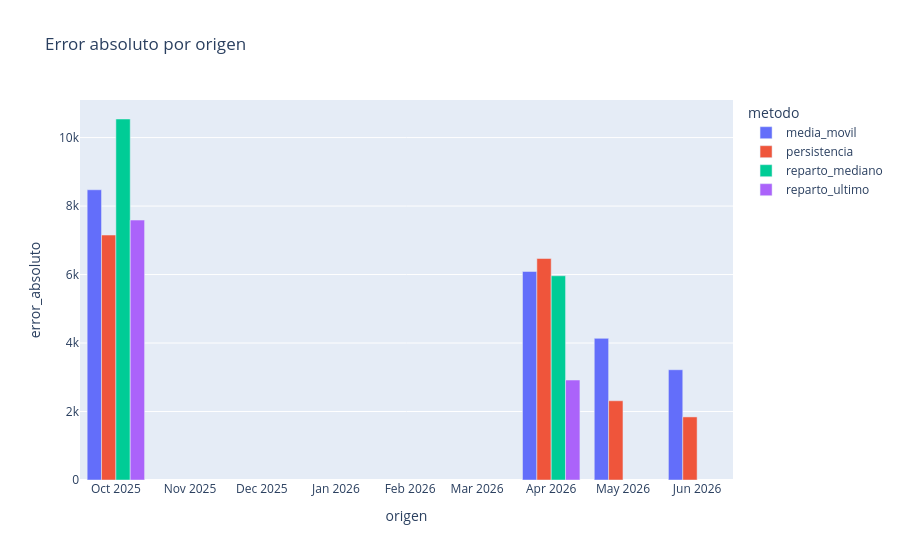

Source (notebook cell):
### Code cell
if not detalle.empty:
    errores = detalle.groupby(["origen","metodo"], as_index=False)["error_absoluto"].mean()
    errores["origen"] = errores["origen"].dt.strftime("%Y-%m")
    fig = px.bar(errores, x="origen", y="error_absoluto", color="metodo", barmode="group", title="Error absoluto por origen")
    fig.show()

### Figure 1 — Plotly figure (JSON) as saved in the notebook; plotly's stock layout.template omitted (floating-point values rounded to 4 significant figures)
{"data": [{"alignmentgroup": "True", "hovertemplate": "metodo=media_movil<br>origen=%{x}<br>error_absoluto=%{y}<extra></extra>", "legendgroup": "media_movil", "marker": {"color": "#636efa", "pattern": {"shape": ""}}, "name": "media_movil", "offsetgroup": "media_movil", "orientation": "v", "showlegend": true, "textposition": "auto", "type": "bar", "x": ["2025-10", "2026-04", "2026-05", "2026-06"], "xaxis": "x", "y": [8476.0, 6089.0, 4137.0, 3220.0], "yaxis": "y"}, {"alignmentgroup": "True", "hovertemplate": "metodo=persistencia<br>origen=%{x}<br>error_absoluto=%{y}<extra></extra>", "legendgroup": "persistencia", "marker": {"color": "#EF553B", "pattern": {"shape": ""}}, "name": "persistencia", "offsetgroup": "persistencia", "orientation": "v", "showlegend": true, "textposition": "auto", "type": "bar", "x": ["2025-10", "2026-04", "2026-05", "2026-06"], "xaxis": "x", "y": [7153.0, 6468.0, 2314.0, 1842.0], "yaxis": "y"}, {"alignmentgroup": "True", "hovertemplate": "metodo=reparto_mediano<br>origen=%{x}<br>error_absoluto=%{y}<extra></extra>", "legendgroup": "reparto_mediano", "marker": {"color": "#00cc96", "pattern": {"shape": ""}}, "name": "reparto_mediano", "offsetgroup": "reparto_mediano", "orientation": "v", "showlegend": true, "textposition": "auto", "type": "bar", "x": ["2025-10", "2026-04"], "xaxis": "x", "y": [10540.0, 5964.0], "yaxis": "y"}, {"alignmentgroup": "True", "hovertemplate": "metodo=reparto_ultimo<br>origen=%{x}<br>error_absoluto=%{y}<extra></extra>", "legendgroup": "reparto_ultimo", "marker": {"color": "#ab63fa", "pattern": {"shape": ""}}, "name": "reparto_ultimo", "offsetgroup": "reparto_ultimo", "orientation": "v", "showlegend": true, "textposition": "auto", "type": "bar", "x": ["2025-10", "2026-04"], "xaxis": "x", "y": [7591.0, 2919.0], "yaxis": "y"}], "layout": {"barmode": "group", "legend": {"title": {"text": "metodo"}, "tracegroupgap": 0}, "title": {"text": "Error absoluto por origen"}, "xaxis": {"anchor": "y", "domain": [0, 1], "title": {"text": "origen"}}, "yaxis": {"anchor": "x", "domain": [0, 1], "title": {"text": "error_absoluto"}}}}
